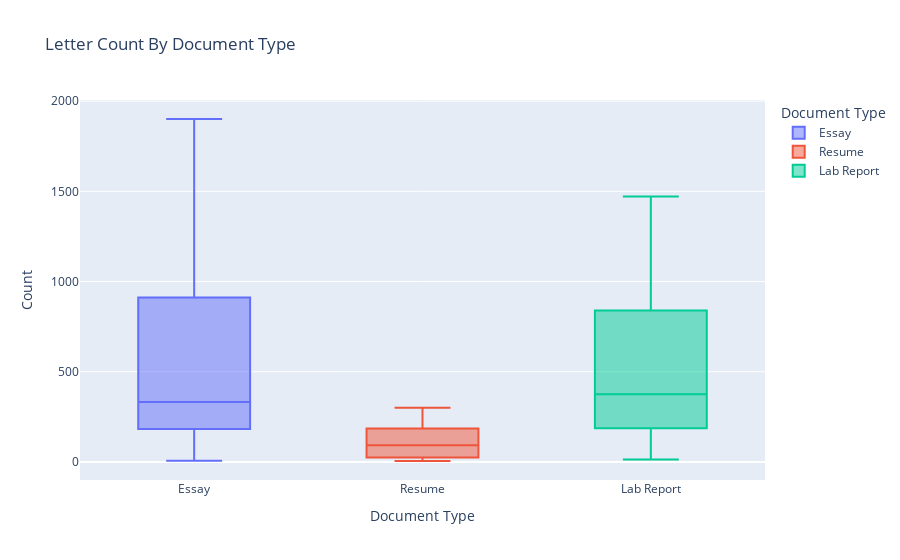
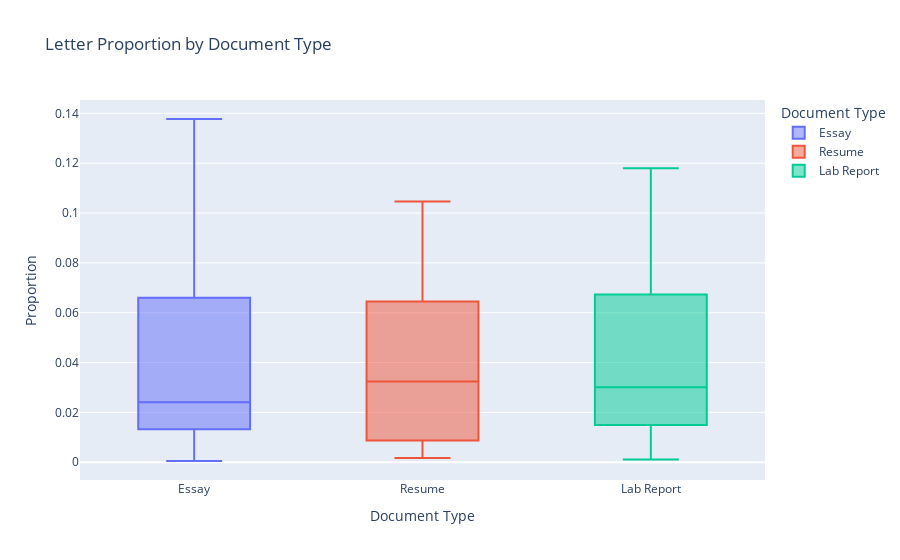

These figures' notebook cell, in order:
### Markdown cell above
Boxplots by Document Type

### Code cell
px.box(frequencies_by_document, y = 'Count', x = 'Document Type', color = 'Document Type', 
       title = "Letter Count By Document Type").show()

px.box(Proportions_by_document, y = 'Proportion', x = 'Document Type', color = 'Document Type',
      title = 'Letter Proportion by Document Type').show()

### Figure 1 — Plotly figure (JSON) as saved in the notebook; plotly's stock layout.template omitted (floating-point values rounded to 4 significant figures)
{"data": [{"alignmentgroup": "True", "hovertemplate": "Document Type=%{x}<br>Count=%{y}<extra></extra>", "legendgroup": "Essay", "marker": {"color": "#636efa"}, "name": "Essay", "notched": false, "offsetgroup": "Essay", "orientation": "v", "showlegend": true, "type": "box", "x": ["Essay", "Essay", "Essay", "Essay", "Essay", "Essay", "Essay", "Essay", "Essay", "Essay", "Essay", "Essay", "Essay", "Essay", "Essay", "Essay", "Essay", "Essay", "Essay", "Essay", "Essay", "Essay", "Essay", "Essay", "Essay", "Essay"], "x0": " ", "xaxis": "x", "y": [1223, 163, 650, 503, 1901, 308, 207, 623, 992, 8, 58, 562, 334, 1035, 911, 288, 7, 724, 944, 1256, 330, 300, 183, 43, 238, 11], "y0": " ", "yaxis": "y"}, {"alignmentgroup": "True", "hovertemplate": "Document Type=%{x}<br>Count=%{y}<extra></extra>", "legendgroup": "Resume", "marker": {"color": "#EF553B"}, "name": "Resume", "notched": false, "offsetgroup": "Resume", "orientation": "v", "showlegend": true, "type": "box", "x": ["Resume", "Resume", "Resume", "Resume", "Resume", "Resume", "Resume", "Resume", "Resume", "Resume", "Resume", "Resume", "Resume", "Resume", "Resume", "Resume", "Resume", "Resume", "Resume", "Resume", "Resume", "Resume", "Resume", "Resume", "Resume", "Resume"], "x0": " ", "xaxis": "x", "y": [233, 37, 185, 108, 300, 34, 90, 62, 298, 13, 9, 121, 96, 213, 140, 73, 5, 185, 219, 248, 99, 20, 25, 7, 43, 5], "y0": " ", "yaxis": "y"}, {"alignmentgroup": "True", "hovertemplate": "Document Type=%{x}<br>Count=%{y}<extra></extra>", "legendgroup": "Lab Report", "marker": {"color": "#00cc96"}, "name": "Lab Report", "notched": false, "offsetgroup": "Lab Report", "orientation": "v", "showlegend": true, "type": "box", "x": ["Lab Report", "Lab Report", "Lab Report", "Lab Report", "Lab Report", "Lab Report", "Lab Report", "Lab Report", "Lab Report", "Lab Report", "Lab Report", "Lab Report", "Lab Report", "Lab Report", "Lab Report", "Lab Report", "Lab Report", "Lab Report", "Lab Report", "Lab Report", "Lab Report", "Lab Report", "Lab Report", "Lab Report", "Lab Report", "Lab Report"], "x0": " ", "xaxis": "x", "y": [996, 187, 448, 448, 1471, 299, 244, 521, 932, 18, 97, 635, 311, 726, 863, 276, 32, 846, 839, 1152, 439, 267, 227, 17, 164, 14], "y0": " ", "yaxis": "y"}], "layout": {"autosize": true, "boxmode": "overlay", "legend": {"title": {"text": "Document Type"}, "tracegroupgap": 0}, "title": {"text": "Letter Count By Document Type"}, "xaxis": {"anchor": "y", "autorange": true, "categoryarray": ["Essay", "Resume", "Lab Report"], "categoryorder": "array", "domain": [0, 1], "range": [-0.5, 2.5], "title": {"text": "Document Type"}, "type": "category"}, "yaxis": {"anchor": "x", "autorange": true, "domain": [0, 1], "range": [-100.3, 2006.0], "title": {"text": "Count"}, "type": "linear"}}}

### Figure 2 — Plotly figure (JSON) as saved in the notebook; plotly's stock layout.template omitted (floating-point values rounded to 4 significant figures)
{"data": [{"alignmentgroup": "True", "hovertemplate": "Document Type=%{x}<br>Proportion=%{y}<extra></extra>", "legendgroup": "Essay", "marker": {"color": "#636efa"}, "name": "Essay", "notched": false, "offsetgroup": "Essay", "orientation": "v", "showlegend": true, "type": "box", "x": ["Essay", "Essay", "Essay", "Essay", "Essay", "Essay", "Essay", "Essay", "Essay", "Essay", "Essay", "Essay", "Essay", "Essay", "Essay", "Essay", "Essay", "Essay", "Essay", "Essay", "Essay", "Essay", "Essay", "Essay", "Essay", "Essay"], "x0": " ", "xaxis": "x", "y": [0.08861, 0.01181, 0.04709, 0.03644, 0.1377, 0.02232, 0.015, 0.04514, 0.07187, 0.0005796, 0.004202, 0.04072, 0.0242, 0.07499, 0.066, 0.02087, 0.0005072, 0.05246, 0.0684, 0.091, 0.02391, 0.02174, 0.01326, 0.003115, 0.01724, 0.000797], "y0": " ", "yaxis": "y"}, {"alignmentgroup": "True", "hovertemplate": "Document Type=%{x}<br>Proportion=%{y}<extra></extra>", "legendgroup": "Resume", "marker": {"color": "#EF553B"}, "name": "Resume", "notched": false, "offsetgroup": "Resume", "orientation": "v", "showlegend": true, "type": "box", "x": ["Resume", "Resume", "Resume", "Resume", "Resume", "Resume", "Resume", "Resume", "Resume", "Resume", "Resume", "Resume", "Resume", "Resume", "Resume", "Resume", "Resume", "Resume", "Resume", "Resume", "Resume", "Resume", "Resume", "Resume", "Resume", "Resume"], "x0": " ", "xaxis": "x", "y": [0.08124, 0.0129, 0.0645, 0.03766, 0.1046, 0.01185, 0.03138, 0.02162, 0.1039, 0.004533, 0.003138, 0.04219, 0.03347, 0.07427, 0.04881, 0.02545, 0.001743, 0.0645, 0.07636, 0.08647, 0.03452, 0.006974, 0.008717, 0.002441, 0.01499, 0.001743], "y0": " ", "yaxis": "y"}, {"alignmentgroup": "True", "hovertemplate": "Document Type=%{x}<br>Proportion=%{y}<extra></extra>", "legendgroup": "Lab Report", "marker": {"color": "#00cc96"}, "name": "Lab Report", "notched": false, "offsetgroup": "Lab Report", "orientation": "v", "showlegend": true, "type": "box", "x": ["Lab Report", "Lab Report", "Lab Report", "Lab Report", "Lab Report", "Lab Report", "Lab Report", "Lab Report", "Lab Report", "Lab Report", "Lab Report", "Lab Report", "Lab Report", "Lab Report", "Lab Report", "Lab Report", "Lab Report", "Lab Report", "Lab Report", "Lab Report", "Lab Report", "Lab Report", "Lab Report", "Lab Report", "Lab Report", "Lab Report"], "x0": " ", "xaxis": "x", "y": [0.07988, 0.015, 0.03593, 0.03593, 0.118, 0.02398, 0.01957, 0.04178, 0.07475, 0.001444, 0.007779, 0.05093, 0.02494, 0.05822, 0.06921, 0.02213, 0.002566, 0.06785, 0.06729, 0.09239, 0.03521, 0.02141, 0.01821, 0.001363, 0.01315, 0.001123], "y0": " ", "yaxis": "y"}], "layout": {"autosize": true, "boxmode": "overlay", "legend": {"title": {"text": "Document Type"}, "tracegroupgap": 0}, "title": {"text": "Letter Proportion by Document Type"}, "xaxis": {"anchor": "y", "autorange": true, "categoryarray": ["Essay", "Resume", "Lab Report"], "categoryorder": "array", "domain": [0, 1], "range": [-0.5, 2.5], "title": {"text": "Document Type"}, "type": "category"}, "yaxis": {"anchor": "x", "autorange": true, "domain": [0, 1], "range": [-0.007117, 0.1454], "title": {"text": "Proportion"}, "type": "linear"}}}
